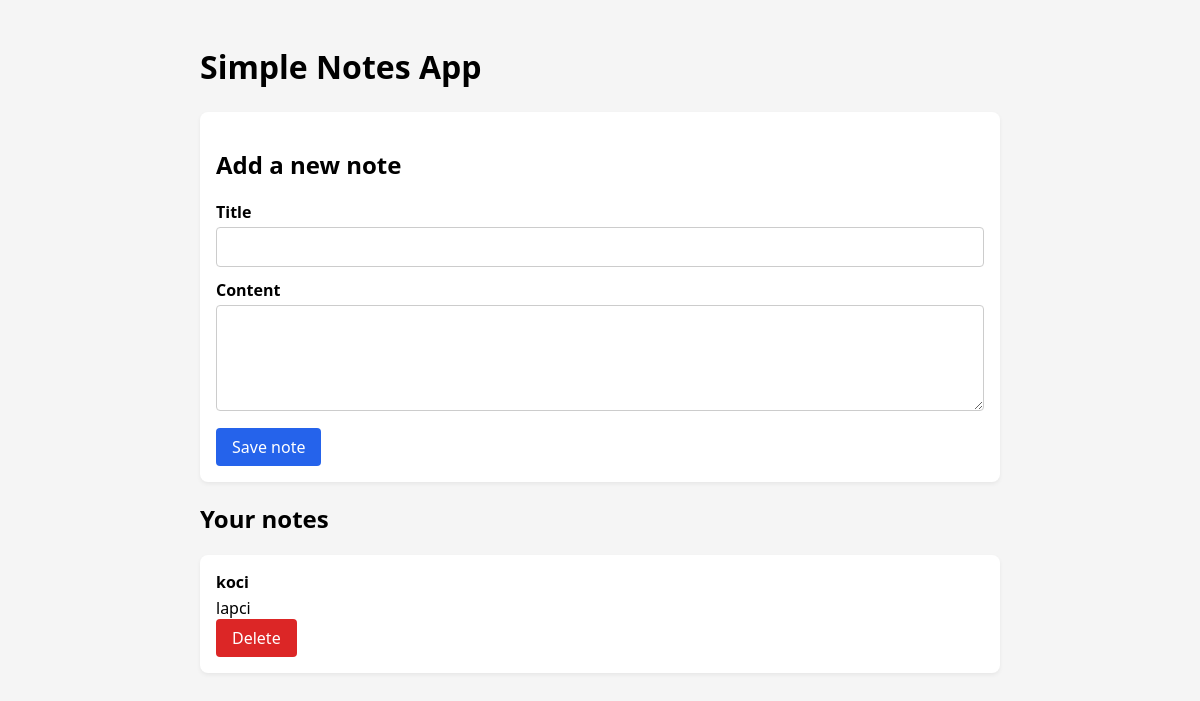
Before: / with the older database file.
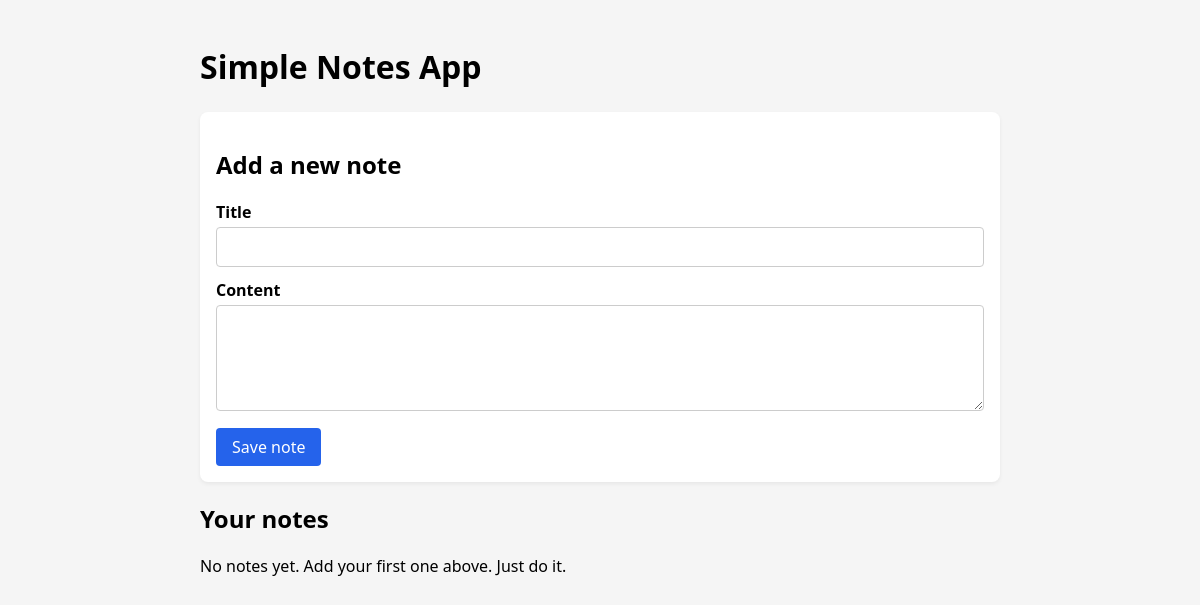
After: the same page with the newer database file.
### app.py (models this page shows)
class Note(Base):
    __tablename__ = "notes"
    id = Column(Integer, primary_key=True, index=True)
    title = Column(String(200), nullable=False)
    content = Column(Text, nullable=True)

### app.py (the view)
@app.route("/", methods=["GET"])
def index():
    session = SessionLocal()
    notes = session.query(Note).order_by(Note.id.desc()).all()
    session.close()
    return render_template("index.html", notes=notes)

### templates/index.html
{% extends "base.html" %}
{% block content %}
  <div class="card">
    <h2>Add a new note</h2>
    <form method="post" action="{{ url_for('add_note') }}">
      <label for="title">Title</label>
      <input id="title" name="title" type="text" required>
      <label for="content">Content</label>
      <textarea id="content" name="content" rows="4"></textarea>
      <button type="submit" class="btn-primary">Save note</button>
    </form>
  </div>
  <h2>Your notes</h2>
  {% for note in notes %}
    <div class="card">
      <div class="note-title">{{ note.title }}</div>
      {% if note.content %}
        <div class="note-content">{{ note.content }}</div>
      {% endif %}
      <form method="post" action="{{ url_for('delete_note', note_id=note.id) }}" class="inline">
        <button type="submit" class="btn-danger">Delete</button>
      </form>
    </div>
  {% else %}
    <p>No notes yet. Add your first one above. Just do it.</p>
  {% endfor %}
{% endblock %}

### templates/base.html (shortened to what this page needs)
<!doctype html>
<html lang="en">
<head>
</head>
<body>
  <header>
    <h1>Simple Notes App</h1>
  </header>
  {% block content %}{% endblock %}
</body>
</html>

### templates/base.html (style rules this page uses)
body { font-family: system-ui, -apple-system, BlinkMacSystemFont, "Segoe UI", sans-serif; max-width: 800px; margin: 0 auto; padding: 1.5rem; background: #f5f5f5; }
header { margin-bottom: 1.5rem; }
.card { background: white; border-radius: 8px; padding: 1rem; margin-bottom: 1rem; box-shadow: 0 2px 4px rgba(0,0,0,0.06); }
input, textarea, button { font: inherit; }
label { display: block; margin-bottom: 0.25rem; font-weight: 600; }
input[type="text"], textarea { width: 100%; padding: 0.5rem; border-radius: 4px; border: 1px solid #ccc; box-sizing: border-box; margin-bottom: 0.75rem; }
button { border: none; border-radius: 4px; padding: 0.5rem 1rem; cursor: pointer; }
.btn-primary { background: #2563eb; color: white; }

Changed rows visible on the page:
removed Note: title "koci", content "lapci"
Other visible differences:
text now shown: "No notes yet. Add your first one above. Just do it."
